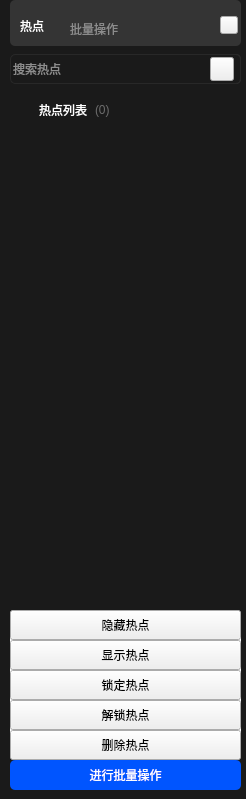
<?xml version="1.0" encoding="UTF-8"?>
<ui version="4.0">
 <class>project_edit_hotpoint_batchClass</class>
 <widget class="QWidget" name="project_edit_hotpoint_batchClass">
  <property name="geometry">
   <rect>
    <x>0</x>
    <y>0</y>
    <width>246</width>
    <height>799</height>
   </rect>
  </property>
  <property name="windowTitle">
   <string>project_edit_hotpoint_batch</string>
  </property>
  <widget class="QPushButton" name="pushButton_filter">
   <property name="geometry">
    <rect>
     <x>195</x>
     <y>60</y>
     <width>18</width>
     <height>18</height>
    </rect>
   </property>
   <property name="text">
    <string/>
   </property>
  </widget>
  <widget class="QLabel" name="label">
   <property name="geometry">
    <rect>
     <x>190</x>
     <y>54</y>
     <width>51</width>
     <height>30</height>
    </rect>
   </property>
   <property name="styleSheet">
    <string notr="true">background-color: rgb(52, 52, 52);
border-radius:5px;</string>
   </property>
   <property name="text">
    <string/>
   </property>
  </widget>
  <widget class="QListWidget" name="listWidget">
   <property name="geometry">
    <rect>
     <x>5</x>
     <y>120</y>
     <width>241</width>
     <height>641</height>
    </rect>
   </property>
   <property name="styleSheet">
    <string notr="true">background-color: rgb(26, 26, 26);
border:0px;</string>
   </property>
  </widget>
  <widget class="QPushButton" name="pushButton_style">
   <property name="geometry">
    <rect>
     <x>218</x>
     <y>60</y>
     <width>18</width>
     <height>18</height>
    </rect>
   </property>
   <property name="text">
    <string/>
   </property>
  </widget>
  <widget class="QLabel" name="label_bg_2">
   <property name="geometry">
    <rect>
     <x>10</x>
     <y>0</y>
     <width>231</width>
     <height>46</height>
    </rect>
   </property>
   <property name="styleSheet">
    <string notr="true">background-color: rgb(52, 52, 52);
border-radius:5px;</string>
   </property>
   <property name="text">
    <string/>
   </property>
  </widget>
  <widget class="QLineEdit" name="lineEdit_search">
   <property name="geometry">
    <rect>
     <x>10</x>
     <y>54</y>
     <width>231</width>
     <height>30</height>
    </rect>
   </property>
   <property name="styleSheet">
    <string notr="true">background-color: rgb(26, 26, 26);
border: 1px solid rgb(40, 40, 40);
border-radius:5px;
color: rgb(255, 255, 255);</string>
   </property>
   <property name="placeholderText">
    <string>搜索热点</string>
   </property>
  </widget>
  <widget class="QLabel" name="label_bg">
   <property name="geometry">
    <rect>
     <x>0</x>
     <y>0</y>
     <width>250</width>
     <height>801</height>
    </rect>
   </property>
   <property name="styleSheet">
    <string notr="true">background-color: rgb(26, 26, 26);</string>
   </property>
   <property name="text">
    <string/>
   </property>
  </widget>
  <widget class="QLabel" name="label_levelCount">
   <property name="geometry">
    <rect>
     <x>70</x>
     <y>13</y>
     <width>101</width>
     <height>31</height>
    </rect>
   </property>
   <property name="styleSheet">
    <string notr="true">background-color: rgba(255, 255, 255,0);
color:rgb(140, 140, 140);
font: 10pt &quot;微软雅黑&quot;;</string>
   </property>
   <property name="text">
    <string>批量操作</string>
   </property>
  </widget>
  <widget class="QLabel" name="label_hp">
   <property name="geometry">
    <rect>
     <x>20</x>
     <y>10</y>
     <width>51</width>
     <height>31</height>
    </rect>
   </property>
   <property name="styleSheet">
    <string notr="true">background-color: rgba(255, 255, 255,0);
color: rgb(255, 255, 255);
font: 14pt &quot;微软雅黑&quot;;</string>
   </property>
   <property name="text">
    <string>热点</string>
   </property>
  </widget>
  <widget class="QLabel" name="label_bg_3">
   <property name="geometry">
    <rect>
     <x>10</x>
     <y>0</y>
     <width>231</width>
     <height>46</height>
    </rect>
   </property>
   <property name="styleSheet">
    <string notr="true">background-color: rgb(52, 52, 52);
border-radius:5px;</string>
   </property>
   <property name="text">
    <string/>
   </property>
  </widget>
  <widget class="QPushButton" name="pushButton_exit">
   <property name="geometry">
    <rect>
     <x>220</x>
     <y>16</y>
     <width>18</width>
     <height>18</height>
    </rect>
   </property>
   <property name="styleSheet">
    <string notr="true"/>
   </property>
   <property name="text">
    <string/>
   </property>
  </widget>
  <widget class="QPushButton" name="pushButton_batch">
   <property name="geometry">
    <rect>
     <x>10</x>
     <y>760</y>
     <width>231</width>
     <height>30</height>
    </rect>
   </property>
   <property name="styleSheet">
    <string notr="true">color: rgb(255, 255, 255);
background-color: rgb(0, 85, 255);
border-radius:5px;</string>
   </property>
   <property name="text">
    <string>进行批量操作</string>
   </property>
  </widget>
  <widget class="QCheckBox" name="checkBox_hpList">
   <property name="geometry">
    <rect>
     <x>20</x>
     <y>100</y>
     <width>71</width>
     <height>20</height>
    </rect>
   </property>
   <property name="styleSheet">
    <string notr="true">color: rgb(255, 255, 255);font: 10pt &quot;微软雅黑&quot;;
background-color: rgba(255, 255, 255,0);</string>
   </property>
   <property name="text">
    <string>热点列表</string>
   </property>
  </widget>
  <widget class="QLabel" name="label_iconCount">
   <property name="geometry">
    <rect>
     <x>95</x>
     <y>100</y>
     <width>71</width>
     <height>20</height>
    </rect>
   </property>
   <property name="styleSheet">
    <string notr="true">color: rgb(108, 108, 108);font: 8pt &quot;微软雅黑&quot;;
background-color: rgba(255, 255, 255,0);</string>
   </property>
   <property name="text">
    <string>(0)</string>
   </property>
  </widget>
  <widget class="QLabel" name="label_BatchOperation">
   <property name="geometry">
    <rect>
     <x>10</x>
     <y>610</y>
     <width>231</width>
     <height>150</height>
    </rect>
   </property>
   <property name="styleSheet">
    <string notr="true">background-color: rgb(255, 255, 255);
border-radius:5px;</string>
   </property>
   <property name="text">
    <string/>
   </property>
  </widget>
  <widget class="QPushButton" name="pushButton_hide">
   <property name="geometry">
    <rect>
     <x>10</x>
     <y>610</y>
     <width>231</width>
     <height>30</height>
    </rect>
   </property>
   <property name="text">
    <string>隐藏热点</string>
   </property>
  </widget>
  <widget class="QPushButton" name="pushButton_show">
   <property name="geometry">
    <rect>
     <x>10</x>
     <y>640</y>
     <width>231</width>
     <height>30</height>
    </rect>
   </property>
   <property name="text">
    <string>显示热点</string>
   </property>
  </widget>
  <widget class="QPushButton" name="pushButton_lock">
   <property name="geometry">
    <rect>
     <x>10</x>
     <y>670</y>
     <width>231</width>
     <height>30</height>
    </rect>
   </property>
   <property name="text">
    <string>锁定热点</string>
   </property>
  </widget>
  <widget class="QPushButton" name="pushButton_unlock">
   <property name="geometry">
    <rect>
     <x>10</x>
     <y>700</y>
     <width>231</width>
     <height>30</height>
    </rect>
   </property>
   <property name="text">
    <string>解锁热点</string>
   </property>
  </widget>
  <widget class="QPushButton" name="pushButton_del">
   <property name="geometry">
    <rect>
     <x>10</x>
     <y>730</y>
     <width>231</width>
     <height>30</height>
    </rect>
   </property>
   <property name="text">
    <string>删除热点</string>
   </property>
  </widget>
  <widget class="QPushButton" name="pushButton_delText">
   <property name="geometry">
    <rect>
     <x>210</x>
     <y>57</y>
     <width>24</width>
     <height>24</height>
    </rect>
   </property>
   <property name="text">
    <string/>
   </property>
  </widget>
  <zorder>label_bg_2</zorder>
  <zorder>label_bg</zorder>
  <zorder>listWidget</zorder>
  <zorder>label</zorder>
  <zorder>label_bg_3</zorder>
  <zorder>pushButton_exit</zorder>
  <zorder>label_levelCount</zorder>
  <zorder>label_hp</zorder>
  <zorder>pushButton_style</zorder>
  <zorder>pushButton_filter</zorder>
  <zorder>pushButton_batch</zorder>
  <zorder>checkBox_hpList</zorder>
  <zorder>label_iconCount</zorder>
  <zorder>label_BatchOperation</zorder>
  <zorder>pushButton_show</zorder>
  <zorder>pushButton_lock</zorder>
  <zorder>pushButton_del</zorder>
  <zorder>pushButton_hide</zorder>
  <zorder>pushButton_unlock</zorder>
  <zorder>lineEdit_search</zorder>
  <zorder>pushButton_delText</zorder>
 </widget>
 <layoutdefault spacing="6" margin="11"/>
 <resources/>
 <connections/>
</ui>
